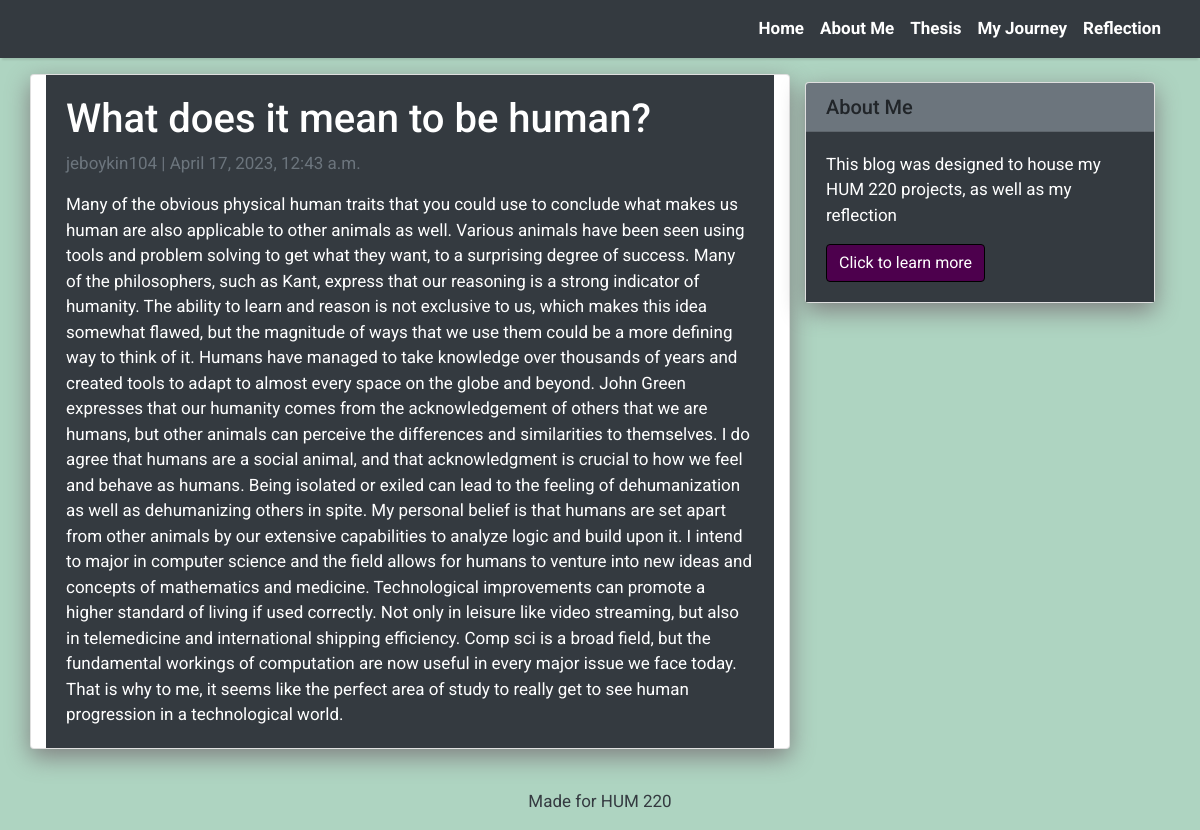
Screenshot of /what-does-it-mean-to-be-human/ with the database file from the repository.
### capstone/models.py (models this page shows, shortened)
class Post(models.Model):
    title = models.CharField(max_length=200, unique=True)
    slug = models.SlugField(max_length=200, unique=True)
    author = models.ForeignKey(User, on_delete= models.CASCADE,related_name='blog_posts')
    updated_on = models.DateTimeField(auto_now= True)
    content = models.TextField()
    created_on = models.DateTimeField(auto_now_add=True)
    status = models.IntegerField(choices=STATUS, default=0)
    class Meta:
        ordering = ['-created_on']

### capstone/views.py (the view)
# urls.py: path('<slug:slug>/', views.PostDetail.as_view(), name='post_detail'),
class PostDetail(generic.DetailView):
    model = Post
    template_name = 'post_detail.html'

### templates/post_detail.html
{% extends 'base.html' %} {% block content %}
<div class="container">
  <div class="row">
    <div class="col-md-8 card mb-4  mt-3 left  top">
      <div class="card-body bg-dark text-white">
        <h1>{% block title %} {{ object.title }} {% endblock title %}</h1>
        <p class=" text-muted">{{ post.author }} | {{ post.created_on }}</p>
        <p class="card-text ">{{ object.content | safe }}</p>
      </div>
    </div>
    {% block sidebar %} {% include 'sidebar.html' %} {% endblock sidebar %}
  </div>
</div>
{% endblock content %}

### templates/base.html (style rules this page uses)
body { font-family: "Roboto", sans-serif; font-size: 17px; background-color: #AED4C1; }

### templates/sidebar.html (style rules this page uses)
.card { box-shadow: 0 8px 24px gray; }

### rows the page displays
Post: title "What does it mean to be human?", author "jeboykin104", created_on "April 17, 2023, 12:43 a.m.", content "Many of the obvious physical human traits that you could use to conclude what makes us human are also applicable to other animals as well. Various animals have been seen using tools and problem solving to get what they want, to a surprising degree of success. Many of the philosophers, such as Kant, express that our reasoning is a strong indicator of humanity. The ability to learn and reason is not exclusive to us, which makes this idea somewhat flawed, but the magnitude of ways that we use them could be a more defining way to think of it. Humans have managed to take knowledge over thousands of years and created tools to adapt to almost every space on the globe and beyond. John Green…"
